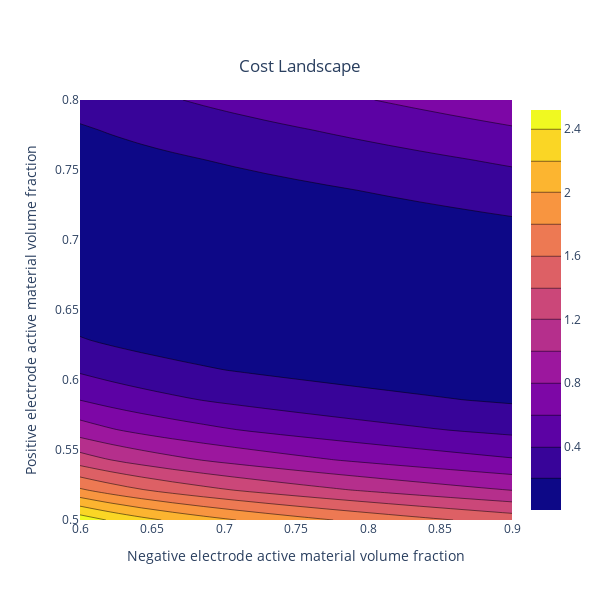
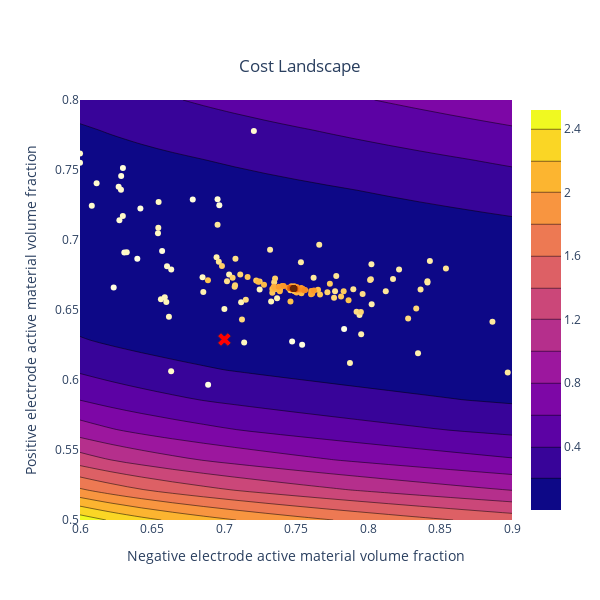

The notebook cell saved with these charts, in order:
### Markdown cell above
### Cost Landscape

Finally, we can visualize the cost landscape and the path taken by the optimizer:

### Code cell
# Plot the cost landscape
pybop.plot_cost2d(cost, steps=15)
# Plot the cost landscape with optimisation path and updated bounds
bounds = np.array([[0.6, 0.9], [0.5, 0.8]])
pybop.plot_cost2d(cost, optim=optim, bounds=bounds, steps=15);

### Figure 1 — Plotly figure (JSON) as saved in the notebook; plotly's stock layout.template omitted (floating-point values rounded to 4 significant figures; data arrays with more than 128 entries replaced by an {"elided": "..."} marker saying what was removed)
{"data": [{"autocontour": true, "contours": {"end": 2.4, "size": 0.2, "start": 0.2}, "type": "contour", "x": [0.6, 0.6214, 0.6429, 0.6643, 0.6857, 0.7071, 0.7286, 0.75, 0.7714, 0.7929, 0.8143, 0.8357, 0.8571, 0.8786, 0.9], "y": [0.5, 0.5214, 0.5429, 0.5643, 0.5857, 0.6071, 0.6286, 0.65, 0.6714, 0.6929, 0.7143, 0.7357, 0.7571, 0.7786, 0.8], "z": {"elided": "15x15 float values"}}], "layout": {"height": 600, "title": {"text": "Cost Landscape", "x": 0.5, "y": 0.9}, "width": 600, "xaxis": {"range": [0.6, 0.9], "title": {"text": "Negative electrode active material volume fraction"}, "type": "linear"}, "yaxis": {"range": [0.5, 0.8], "title": {"text": "Positive electrode active material volume fraction"}, "type": "linear"}}}

### Figure 2 — Plotly figure (JSON) as saved in the notebook; plotly's stock layout.template omitted (floating-point values rounded to 4 significant figures; data arrays with more than 128 entries replaced by an {"elided": "..."} marker saying what was removed)
{"data": [{"autocontour": true, "contours": {"end": 2.4, "size": 0.2, "start": 0.2}, "type": "contour", "x": [0.6, 0.6214, 0.6429, 0.6643, 0.6857, 0.7071, 0.7286, 0.75, 0.7714, 0.7929, 0.8143, 0.8357, 0.8571, 0.8786, 0.9], "y": [0.5, 0.5214, 0.5429, 0.5643, 0.5857, 0.6071, 0.6286, 0.65, 0.6714, 0.6929, 0.7143, 0.7357, 0.7571, 0.7786, 0.8], "z": {"elided": "15x15 float values"}}, {"marker": {"color": "red", "line": {"color": "midnightblue", "width": 1}, "showscale": false, "size": 12, "symbol": "x"}, "mode": "markers", "showlegend": false, "type": "scatter", "x": [0.7003], "y": [0.6289]}, {"marker": {"color": {"elided": "270 float values"}, "colorscale": [[0, "rgb(255,255,229)"], [0.125, "rgb(255,247,188)"], [0.25, "rgb(254,227,145)"], [0.375, "rgb(254,196,79)"], [0.5, "rgb(254,153,41)"], [0.625, "rgb(236,112,20)"], [0.75, "rgb(204,76,2)"], [0.875, "rgb(153,52,4)"], [1, "rgb(102,37,6)"]], "showscale": false}, "mode": "markers", "showlegend": false, "type": "scatter", "x": {"elided": "270 float values"}, "y": {"elided": "270 float values"}}], "layout": {"height": 600, "title": {"text": "Cost Landscape", "x": 0.5, "y": 0.9}, "width": 600, "xaxis": {"range": [0.6, 0.9], "title": {"text": "Negative electrode active material volume fraction"}, "type": "linear"}, "yaxis": {"range": [0.5, 0.8], "title": {"text": "Positive electrode active material volume fraction"}, "type": "linear"}}}
